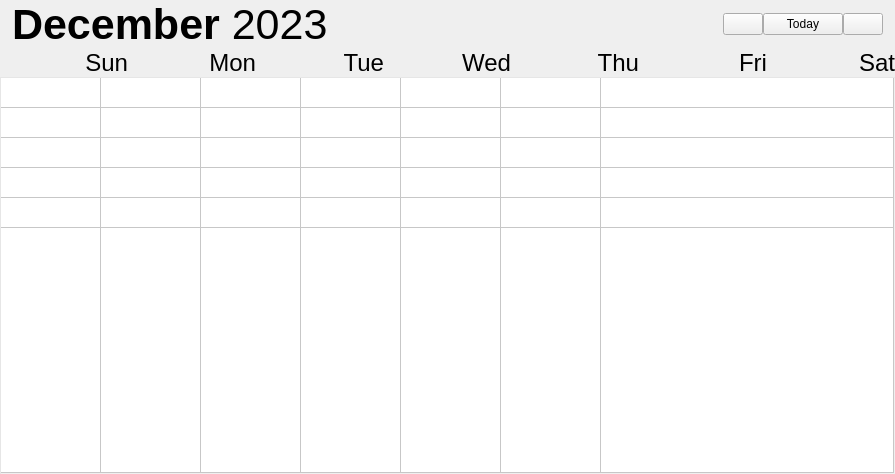
<?xml version="1.0" encoding="UTF-8"?>
<ui version="4.0">
 <class>touka::MonthView</class>
 <widget class="QWidget" name="touka::MonthView">
  <property name="geometry">
   <rect>
    <x>0</x>
    <y>0</y>
    <width>895</width>
    <height>474</height>
   </rect>
  </property>
  <property name="windowTitle">
   <string>MonthView</string>
  </property>
  <layout class="QVBoxLayout" name="verticalLayout">
   <property name="spacing">
    <number>0</number>
   </property>
   <property name="leftMargin">
    <number>0</number>
   </property>
   <property name="topMargin">
    <number>0</number>
   </property>
   <property name="rightMargin">
    <number>0</number>
   </property>
   <property name="bottomMargin">
    <number>0</number>
   </property>
   <item>
    <layout class="QHBoxLayout" name="horizontalLayout">
     <property name="spacing">
      <number>0</number>
     </property>
     <property name="leftMargin">
      <number>12</number>
     </property>
     <property name="rightMargin">
      <number>12</number>
     </property>
     <item>
      <widget class="QLabel" name="label">
       <property name="font">
        <font>
         <pointsize>23</pointsize>
        </font>
       </property>
       <property name="text">
        <string>&lt;html&gt;&lt;head/&gt;&lt;body&gt;&lt;p&gt;&lt;span style=&quot; font-size:32pt; font-weight:700;&quot;&gt;December&lt;/span&gt;&lt;span style=&quot; font-size:32pt;&quot;&gt; 2023&lt;/span&gt;&lt;/p&gt;&lt;/body&gt;&lt;/html&gt;</string>
       </property>
      </widget>
     </item>
     <item>
      <spacer name="horizontalSpacer">
       <property name="orientation">
        <enum>Qt::Horizontal</enum>
       </property>
       <property name="sizeHint" stdset="0">
        <size>
         <width>40</width>
         <height>20</height>
        </size>
       </property>
      </spacer>
     </item>
     <item>
      <widget class="QPushButton" name="pushButton_2">
       <property name="text">
        <string/>
       </property>
       <property name="icon">
        <iconset resource="../../resources.qrc">
         <normaloff>:/icon/resource/icon/back_ui.svg</normaloff>:/icon/resource/icon/back_ui.svg</iconset>
       </property>
      </widget>
     </item>
     <item>
      <widget class="QPushButton" name="pushButton">
       <property name="text">
        <string>Today</string>
       </property>
      </widget>
     </item>
     <item>
      <widget class="QPushButton" name="pushButton_3">
       <property name="icon">
        <iconset resource="../../resources.qrc">
         <normaloff>:/icon/resource/icon/next_ui.svg</normaloff>:/icon/resource/icon/next_ui.svg</iconset>
       </property>
      </widget>
     </item>
    </layout>
   </item>
   <item>
    <layout class="QGridLayout" name="gridLayoutWeek" rowstretch="0">
     <property name="sizeConstraint">
      <enum>QLayout::SetFixedSize</enum>
     </property>
     <property name="topMargin">
      <number>4</number>
     </property>
     <property name="bottomMargin">
      <number>4</number>
     </property>
     <property name="spacing">
      <number>0</number>
     </property>
     <item row="0" column="5">
      <widget class="QLabel" name="label_6">
       <property name="sizePolicy">
        <sizepolicy hsizetype="Preferred" vsizetype="Fixed">
         <horstretch>0</horstretch>
         <verstretch>0</verstretch>
        </sizepolicy>
       </property>
       <property name="maximumSize">
        <size>
         <width>16777215</width>
         <height>20</height>
        </size>
       </property>
       <property name="font">
        <font>
         <pointsize>18</pointsize>
         <fontweight>Light</fontweight>
        </font>
       </property>
       <property name="text">
        <string>Fri</string>
       </property>
       <property name="alignment">
        <set>Qt::AlignRight|Qt::AlignTrailing|Qt::AlignVCenter</set>
       </property>
      </widget>
     </item>
     <item row="0" column="2">
      <widget class="QLabel" name="label_3">
       <property name="sizePolicy">
        <sizepolicy hsizetype="Preferred" vsizetype="Fixed">
         <horstretch>0</horstretch>
         <verstretch>0</verstretch>
        </sizepolicy>
       </property>
       <property name="maximumSize">
        <size>
         <width>16777215</width>
         <height>20</height>
        </size>
       </property>
       <property name="font">
        <font>
         <pointsize>18</pointsize>
         <fontweight>Light</fontweight>
        </font>
       </property>
       <property name="text">
        <string>Tue</string>
       </property>
       <property name="alignment">
        <set>Qt::AlignRight|Qt::AlignTrailing|Qt::AlignVCenter</set>
       </property>
      </widget>
     </item>
     <item row="0" column="3">
      <widget class="QLabel" name="label_4">
       <property name="sizePolicy">
        <sizepolicy hsizetype="Preferred" vsizetype="Fixed">
         <horstretch>0</horstretch>
         <verstretch>0</verstretch>
        </sizepolicy>
       </property>
       <property name="maximumSize">
        <size>
         <width>16777215</width>
         <height>20</height>
        </size>
       </property>
       <property name="font">
        <font>
         <pointsize>18</pointsize>
         <fontweight>Light</fontweight>
        </font>
       </property>
       <property name="text">
        <string>Wed</string>
       </property>
       <property name="alignment">
        <set>Qt::AlignRight|Qt::AlignTrailing|Qt::AlignVCenter</set>
       </property>
      </widget>
     </item>
     <item row="0" column="0">
      <widget class="QLabel" name="label_1">
       <property name="sizePolicy">
        <sizepolicy hsizetype="Preferred" vsizetype="Fixed">
         <horstretch>0</horstretch>
         <verstretch>0</verstretch>
        </sizepolicy>
       </property>
       <property name="maximumSize">
        <size>
         <width>16777215</width>
         <height>20</height>
        </size>
       </property>
       <property name="font">
        <font>
         <pointsize>18</pointsize>
         <italic>false</italic>
         <strikeout>false</strikeout>
         <fontweight>Light</fontweight>
        </font>
       </property>
       <property name="text">
        <string>Sun</string>
       </property>
       <property name="alignment">
        <set>Qt::AlignRight|Qt::AlignTrailing|Qt::AlignVCenter</set>
       </property>
      </widget>
     </item>
     <item row="0" column="4">
      <widget class="QLabel" name="label_5">
       <property name="sizePolicy">
        <sizepolicy hsizetype="Preferred" vsizetype="Fixed">
         <horstretch>0</horstretch>
         <verstretch>0</verstretch>
        </sizepolicy>
       </property>
       <property name="maximumSize">
        <size>
         <width>16777215</width>
         <height>20</height>
        </size>
       </property>
       <property name="font">
        <font>
         <pointsize>18</pointsize>
         <fontweight>Light</fontweight>
        </font>
       </property>
       <property name="text">
        <string>Thu</string>
       </property>
       <property name="alignment">
        <set>Qt::AlignRight|Qt::AlignTrailing|Qt::AlignVCenter</set>
       </property>
      </widget>
     </item>
     <item row="0" column="6">
      <widget class="QLabel" name="label_7">
       <property name="sizePolicy">
        <sizepolicy hsizetype="Preferred" vsizetype="Fixed">
         <horstretch>0</horstretch>
         <verstretch>0</verstretch>
        </sizepolicy>
       </property>
       <property name="maximumSize">
        <size>
         <width>16777215</width>
         <height>20</height>
        </size>
       </property>
       <property name="font">
        <font>
         <pointsize>18</pointsize>
         <fontweight>Light</fontweight>
        </font>
       </property>
       <property name="text">
        <string>Sat</string>
       </property>
       <property name="alignment">
        <set>Qt::AlignRight|Qt::AlignTrailing|Qt::AlignVCenter</set>
       </property>
      </widget>
     </item>
     <item row="0" column="1">
      <widget class="QLabel" name="label_2">
       <property name="sizePolicy">
        <sizepolicy hsizetype="Preferred" vsizetype="Fixed">
         <horstretch>0</horstretch>
         <verstretch>0</verstretch>
        </sizepolicy>
       </property>
       <property name="maximumSize">
        <size>
         <width>16777215</width>
         <height>20</height>
        </size>
       </property>
       <property name="font">
        <font>
         <pointsize>18</pointsize>
         <fontweight>Light</fontweight>
        </font>
       </property>
       <property name="text">
        <string>Mon</string>
       </property>
       <property name="alignment">
        <set>Qt::AlignRight|Qt::AlignTrailing|Qt::AlignVCenter</set>
       </property>
      </widget>
     </item>
    </layout>
   </item>
   <item>
    <widget class="QTableWidget" name="tableWidget">
     <property name="styleSheet">
      <string notr="true">QTableWidget {
	border: 1px solid rgba(230,230,230,0);
	border-top-color: rgb(230,230,230);
	border-left-color: rgb(230,230,230);
}</string>
     </property>
     <property name="frameShape">
      <enum>QFrame::StyledPanel</enum>
     </property>
     <property name="frameShadow">
      <enum>QFrame::Plain</enum>
     </property>
     <property name="verticalScrollMode">
      <enum>QAbstractItemView::ScrollPerPixel</enum>
     </property>
     <property name="horizontalScrollMode">
      <enum>QAbstractItemView::ScrollPerPixel</enum>
     </property>
     <property name="gridStyle">
      <enum>Qt::SolidLine</enum>
     </property>
     <property name="rowCount">
      <number>6</number>
     </property>
     <property name="columnCount">
      <number>7</number>
     </property>
     <attribute name="horizontalHeaderVisible">
      <bool>false</bool>
     </attribute>
     <attribute name="horizontalHeaderCascadingSectionResizes">
      <bool>false</bool>
     </attribute>
     <attribute name="horizontalHeaderHighlightSections">
      <bool>true</bool>
     </attribute>
     <attribute name="horizontalHeaderShowSortIndicator" stdset="0">
      <bool>false</bool>
     </attribute>
     <attribute name="horizontalHeaderStretchLastSection">
      <bool>true</bool>
     </attribute>
     <attribute name="verticalHeaderVisible">
      <bool>false</bool>
     </attribute>
     <attribute name="verticalHeaderCascadingSectionResizes">
      <bool>false</bool>
     </attribute>
     <attribute name="verticalHeaderShowSortIndicator" stdset="0">
      <bool>false</bool>
     </attribute>
     <attribute name="verticalHeaderStretchLastSection">
      <bool>true</bool>
     </attribute>
     <row/>
     <row/>
     <row/>
     <row/>
     <row/>
     <row/>
     <column/>
     <column/>
     <column/>
     <column/>
     <column/>
     <column/>
     <column/>
    </widget>
   </item>
  </layout>
 </widget>
 <resources>
  <include location="../../resources.qrc"/>
 </resources>
 <connections/>
</ui>
